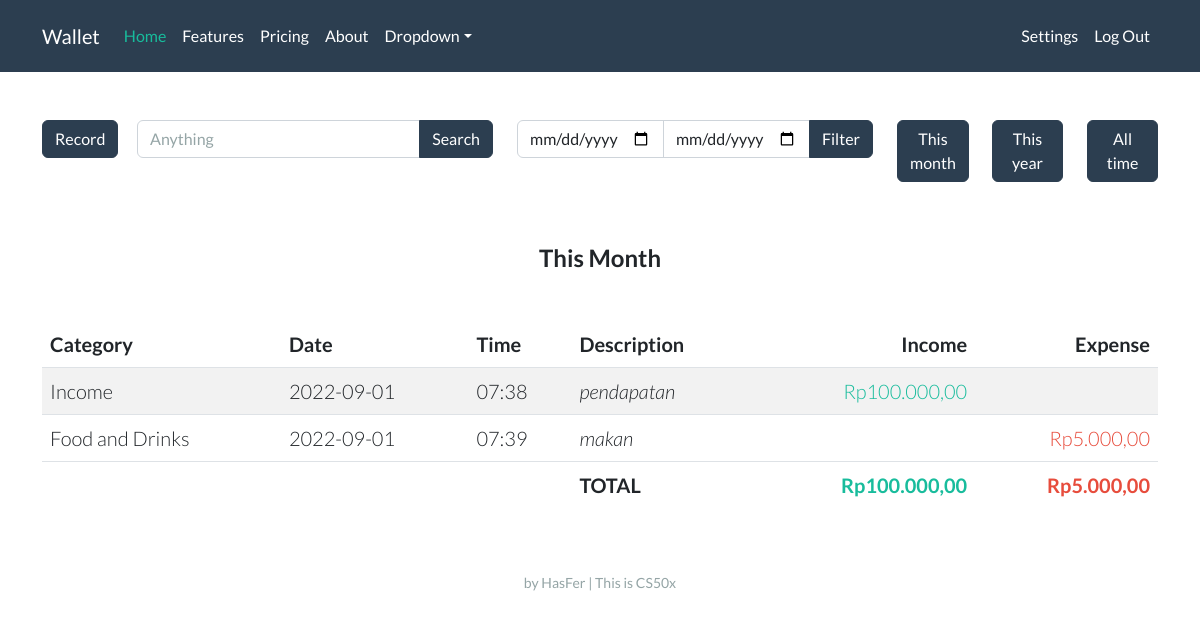
Page / (signed in) on the earlier database version.
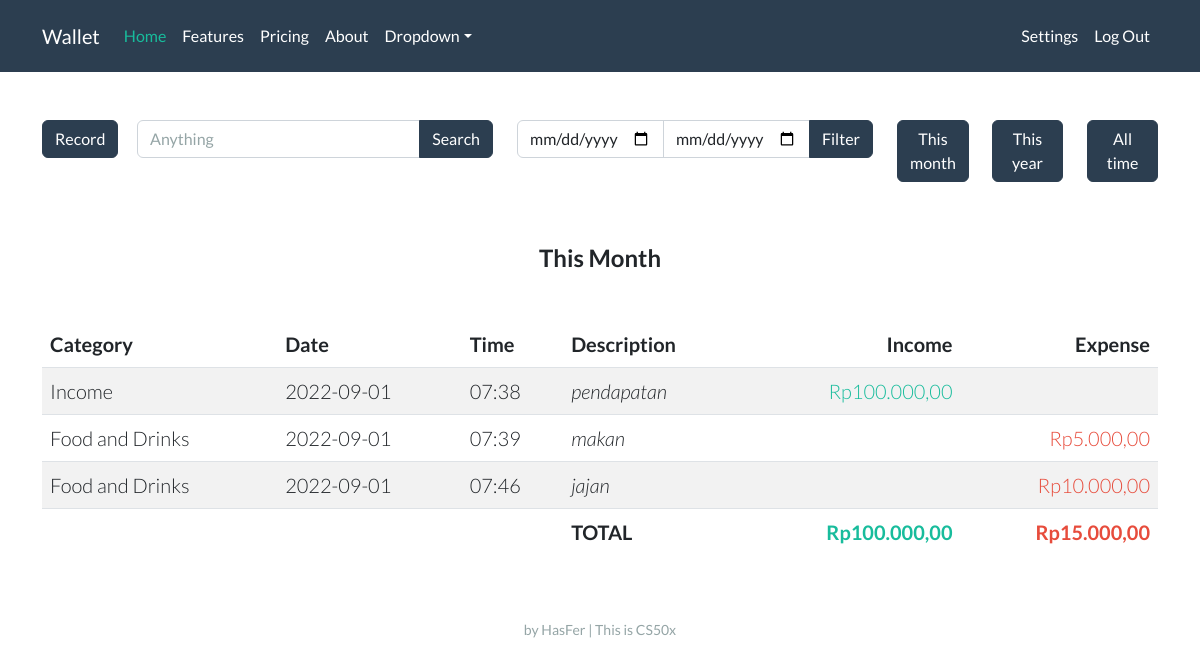
Same page on the later database version.
### tables this page shows
CREATE TABLE records (
                id INTEGER,
                user_id INTEGER,
                account_name TEXT,
                account_category TEXT,
                date NUMBER,
                time NUMBER,
                description TEXT, amount REAL,
                PRIMARY KEY(id),
                FOREIGN KEY(user_id) REFERENCES users(id)
                );

### app.py (the view, shortened to what this page needs)
@app.route("/", methods=["GET", "POST"])
def index():
    if session.get("user_id") is None:
        return render_template("index.html")
    con, cur = connect_db()
    if request.method == "GET":
        year_now = str(datetime.now().year)
        month_now = str(datetime.now().month)
        date_filter = year_now + '%' + month_now + '%'
        label = 'This Month'
    if request.form.get('filter_btn') == 'between':
        res = cur.execute("SELECT * FROM records WHERE user_id = ? AND date BETWEEN ? AND ?",
                          (session["user_id"], start_date, end_date))
    elif request.form.get('search_btn') == 'search_btn':
        res = cur.execute("SELECT * FROM records WHERE user_id = ? AND (account_name LIKE ? OR description LIKE ?)",
                          (session["user_id"], f"%{keyword}%", f"%{keyword}%"))
    else:
        res = cur.execute("SELECT * FROM records WHERE user_id = ? AND date LIKE ?", (session["user_id"], date_filter))
    res = list(res)
    income = 0
    expense = 0
    for i in res:
        if i[3] == 'Income':
            income += i[7]
        else:
            expense += i[7]
    records = []
    for i in res:
        i = list(i)
        i[7] = idr(i[7])
        records.append(i)
    income = idr(income)
    expense = idr(expense)
    con.close()
    return render_template("home.html", records=records, income=income, expense=expense, label=label, date_now=get_date_now(), time_now=get_time_now())

### helpers.py (called while the page is built)
def connect_db(db="wallet.db"):
    con = sqlite3.connect(db)
    cur = con.cursor()
    return con, cur

def idr(value):
    value = f"Rp{value:,.2f}"
    rupiah = value.replace(".", "#")
    rupiah = rupiah.replace(",", ".")
    rupiah = rupiah.replace("#", ",")
    return rupiah

def get_date_now():
    now = datetime.now()
    day = now.day
    if day < 10:
        day = f"0{day}"
    month = now.month
    if month < 10:
        month = f"0{month}"
    year = now.year
    date_now = f"{year}-{month}-{day}"
    return date_now

def get_time_now():
    now = datetime.now()
    hour = now.hour
    if hour < 10:
        hour = f"0{hour}"
    minute = now.minute
    if minute < 10:
        minute = f"0{minute}"
    time_now = f"{hour}:{minute}"
    return time_now

### templates/home.html (shortened to what this page needs)
{% extends "layout.html" %}
{% block main %}
<div class="row">
    <div class="col-lg-1">
        <button type="button" class="btn btn-primary mb-3" data-bs-toggle="collapse" data-bs-target="#demo">Record</button>
    </div>
        <div class="col-lg-4">
            <form action="/" method="post">
                <div class="input-group mb-3">
                    <input name="search_vield" type="text" class="form-control" placeholder="Anything" aria-label="Search" aria-describedby="button-addon2">
                    <button name="search_btn" value="search_btn" class="btn btn-primary" type="submit" id="button-addon2">Search</button>
                </div>
            </form>
        </div>
    <div class="col-lg-4">
        <form action="/" method="post">
            <div class="input-group mb-3">
                <input name="start_date" type="date" class="form-control">
                <input name="end_date" type="date" class="form-control">
                <button name="filter_btn" value="between" class="btn btn-primary" type="submit" id="button-addon2">Filter</button>
            </div>
        </form>
    </div>
    <div class="col-lg-1 mb-3">
        <button class="btn btn-primary mb-3" onclick="window.location.href=window.location.href;">This month</button>
    </div>
    <div class="col-lg-1 mb-3">
        <form action="/" method="post">
            <button name="filter_btn" value="thisyear" type="submit" class="btn btn-primary mb-3">This year</button>
    </div>
    <div class="col-lg-1 mb-3">
            <button name="filter_btn" value="alltime" type="submit" class="btn btn-primary mb-3">All time</button>
    </div>
</div>
<br>
<h4 class="mb-5 fw-bold">{{ label }}</h4>
<table class="table table-striped">
    <thead>
        <tr>
            <th class="text-start">Category</th>
            <th class="text-start">Date</th>
            <th class="text-start">Time</th>
            <th class="text-start">Description</th>
            <th class="text-end">Income</th>
            <th class="text-end">Expense</th>
        </tr>
    </thead>
    <tbody>
        {% for record in records %}
        <tr>
            <td class="text-start">{{ record[2] }}</td>
            <td class="text-start">{{ record[4] }}</td>
            <td class="text-start">{{ record[5] }}</td>
            <td class="text-start"><em>{{ record[6] }}</em></td>
            <td class="text-end text-success">{% if record[3] in "Income" %}{{ record[7] }}{% endif %}</td>
            <td class="text-end text-danger">{% if record[3] not in "Income" %}{{ record[7] }}{% endif %}</td>
        </tr>
        {% endfor %}
    </tbody>
    <tfoot>
        <tr>
            <td class="border-0"></td>
            <td class="border-0"></td>
            <td class="border-0"></td>
            <td class="border-0 fw-bold text-start">TOTAL</td>
            <td class="border-0 fw-bold text-end text-success">{{ income }}</td>
            <td class="border-0 fw-bold text-end text-danger">{{ expense }}</td>
        </tr>
    </tfoot>
</table>
{% endblock %}

### templates/layout.html (shortened to what this page needs)
<!DOCTYPE html>
<html lang="en">
<head>
    <link rel="stylesheet" href="/static/light.css">
</head>
<body>
    <nav class="navbar navbar-expand-lg navbar-dark bg-primary">
        <div class="container">
            <a class="navbar-brand" href="/">Wallet</a>
            <div class="collapse navbar-collapse" id="navbarColor01">
                <ul class="navbar-nav me-auto">
                    <li class="nav-item"><a class="nav-link active" href="#">Home</a></li>
                    <li class="nav-item"><a class="nav-link" href="#">Features</a></li>
                    <li class="nav-item"><a class="nav-link" href="#">Pricing</a></li>
                    <li class="nav-item"><a class="nav-link" href="#">About</a></li>
                    <li class="nav-item dropdown">
                        <a class="nav-link dropdown-toggle" data-bs-toggle="dropdown" href="#" role="button" aria-haspopup="true" aria-expanded="false">Dropdown</a>
                    </li>
                </ul>
                {% if session["user_id"] %}
                <ul class="navbar-nav ms-auto">
                    <li class="nav-item"><a class="nav-link" href="/settings">Settings</a></li>
                    <li class="nav-item"><a class="nav-link" href="/logout">Log Out</a></li>
                </ul>
                {% else %}
                <ul class="navbar-nav ms-auto">
                    <li class="nav-item"><a class="nav-link" href="/register">Register</a></li>
                    <li class="nav-item"><a class="nav-link" href="/login">Log In</a></li>
                </ul>
                {% endif %}
            </div>
        </div>
    </nav>
    <main class="container py-5 lead text-center">
        {% block main %}{% endblock %}
    </main>
    <footer class="mb-5 small text-center text-muted">
        by HasFer | This is CS50x
    </footer>
</body>
</html>

Differences in the rows shown:
added records: account_name "Food and Drinks", date "2022-09-01", time "07:46", description "jajan", amount "Rp10.000,00"
Other differences:
{{ expense }}: "Rp5.000,00" → "Rp15.000,00"
